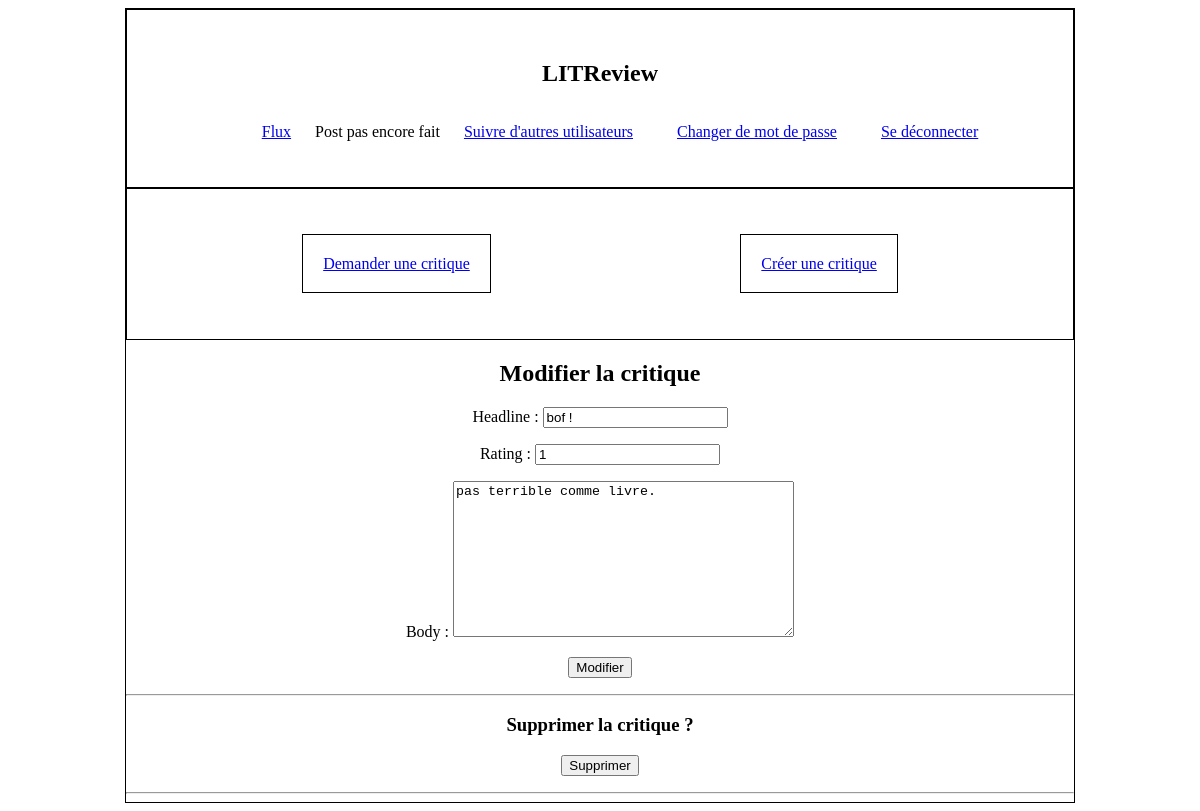
The page /publication/review/5/edit (signed in) on the database its author committed.
### publication/models.py (models this page shows)
class Review(models.Model):
    ticket = models.ForeignKey(to=Ticket, on_delete=models.CASCADE)
    rating = models.PositiveSmallIntegerField(
        validators=[MinValueValidator(0), MaxValueValidator(5)]
    )
    headline = models.CharField(max_length=128)
    body = models.TextField(max_length=8192, blank=True)
    user = models.ForeignKey(to=settings.AUTH_USER_MODEL, on_delete=models.CASCADE)
    time_created = models.DateTimeField(auto_now_add=True)

### publication/views.py (the view, shortened to what this page needs)
@login_required
def edit_review(request, review_id):
    review = get_object_or_404(models.Review, id=review_id)
    edit_form = forms.ReviewForm(instance=review)
    delete_form = forms.DeleteForm()
    context = {
        "edit_form": edit_form,
        "delete_form": delete_form,
    }
    return render(request, "publication/edit_review.html", context=context)

### publication/forms.py
class ReviewForm(forms.ModelForm):
    edit_review = forms.BooleanField(widget=forms.HiddenInput, initial=True)
    class Meta:
        model = models.Review
        fields = ["headline", "rating", "body"]

class DeleteForm(forms.Form):
    delete = forms.BooleanField(widget=forms.HiddenInput, initial=True)

### publication/templates/publication/edit_review.html (shortened to what this page needs)
{% extends "base.html" %}
{% block content %}
<h2>Modifier la critique</h2>
<form method="post">
    {{ edit_form.as_p }}
    <button type="submit">Modifier</button>
</form>
<hr>
<h3>Supprimer la critique ?</h3>
<form method="post">
    <button type="submit">Supprimer</button>
</form>
<hr>
{% endblock content %}

### rows shown on the page
Review: headline "bof !", rating "1", body "pas terrible comme livre."
